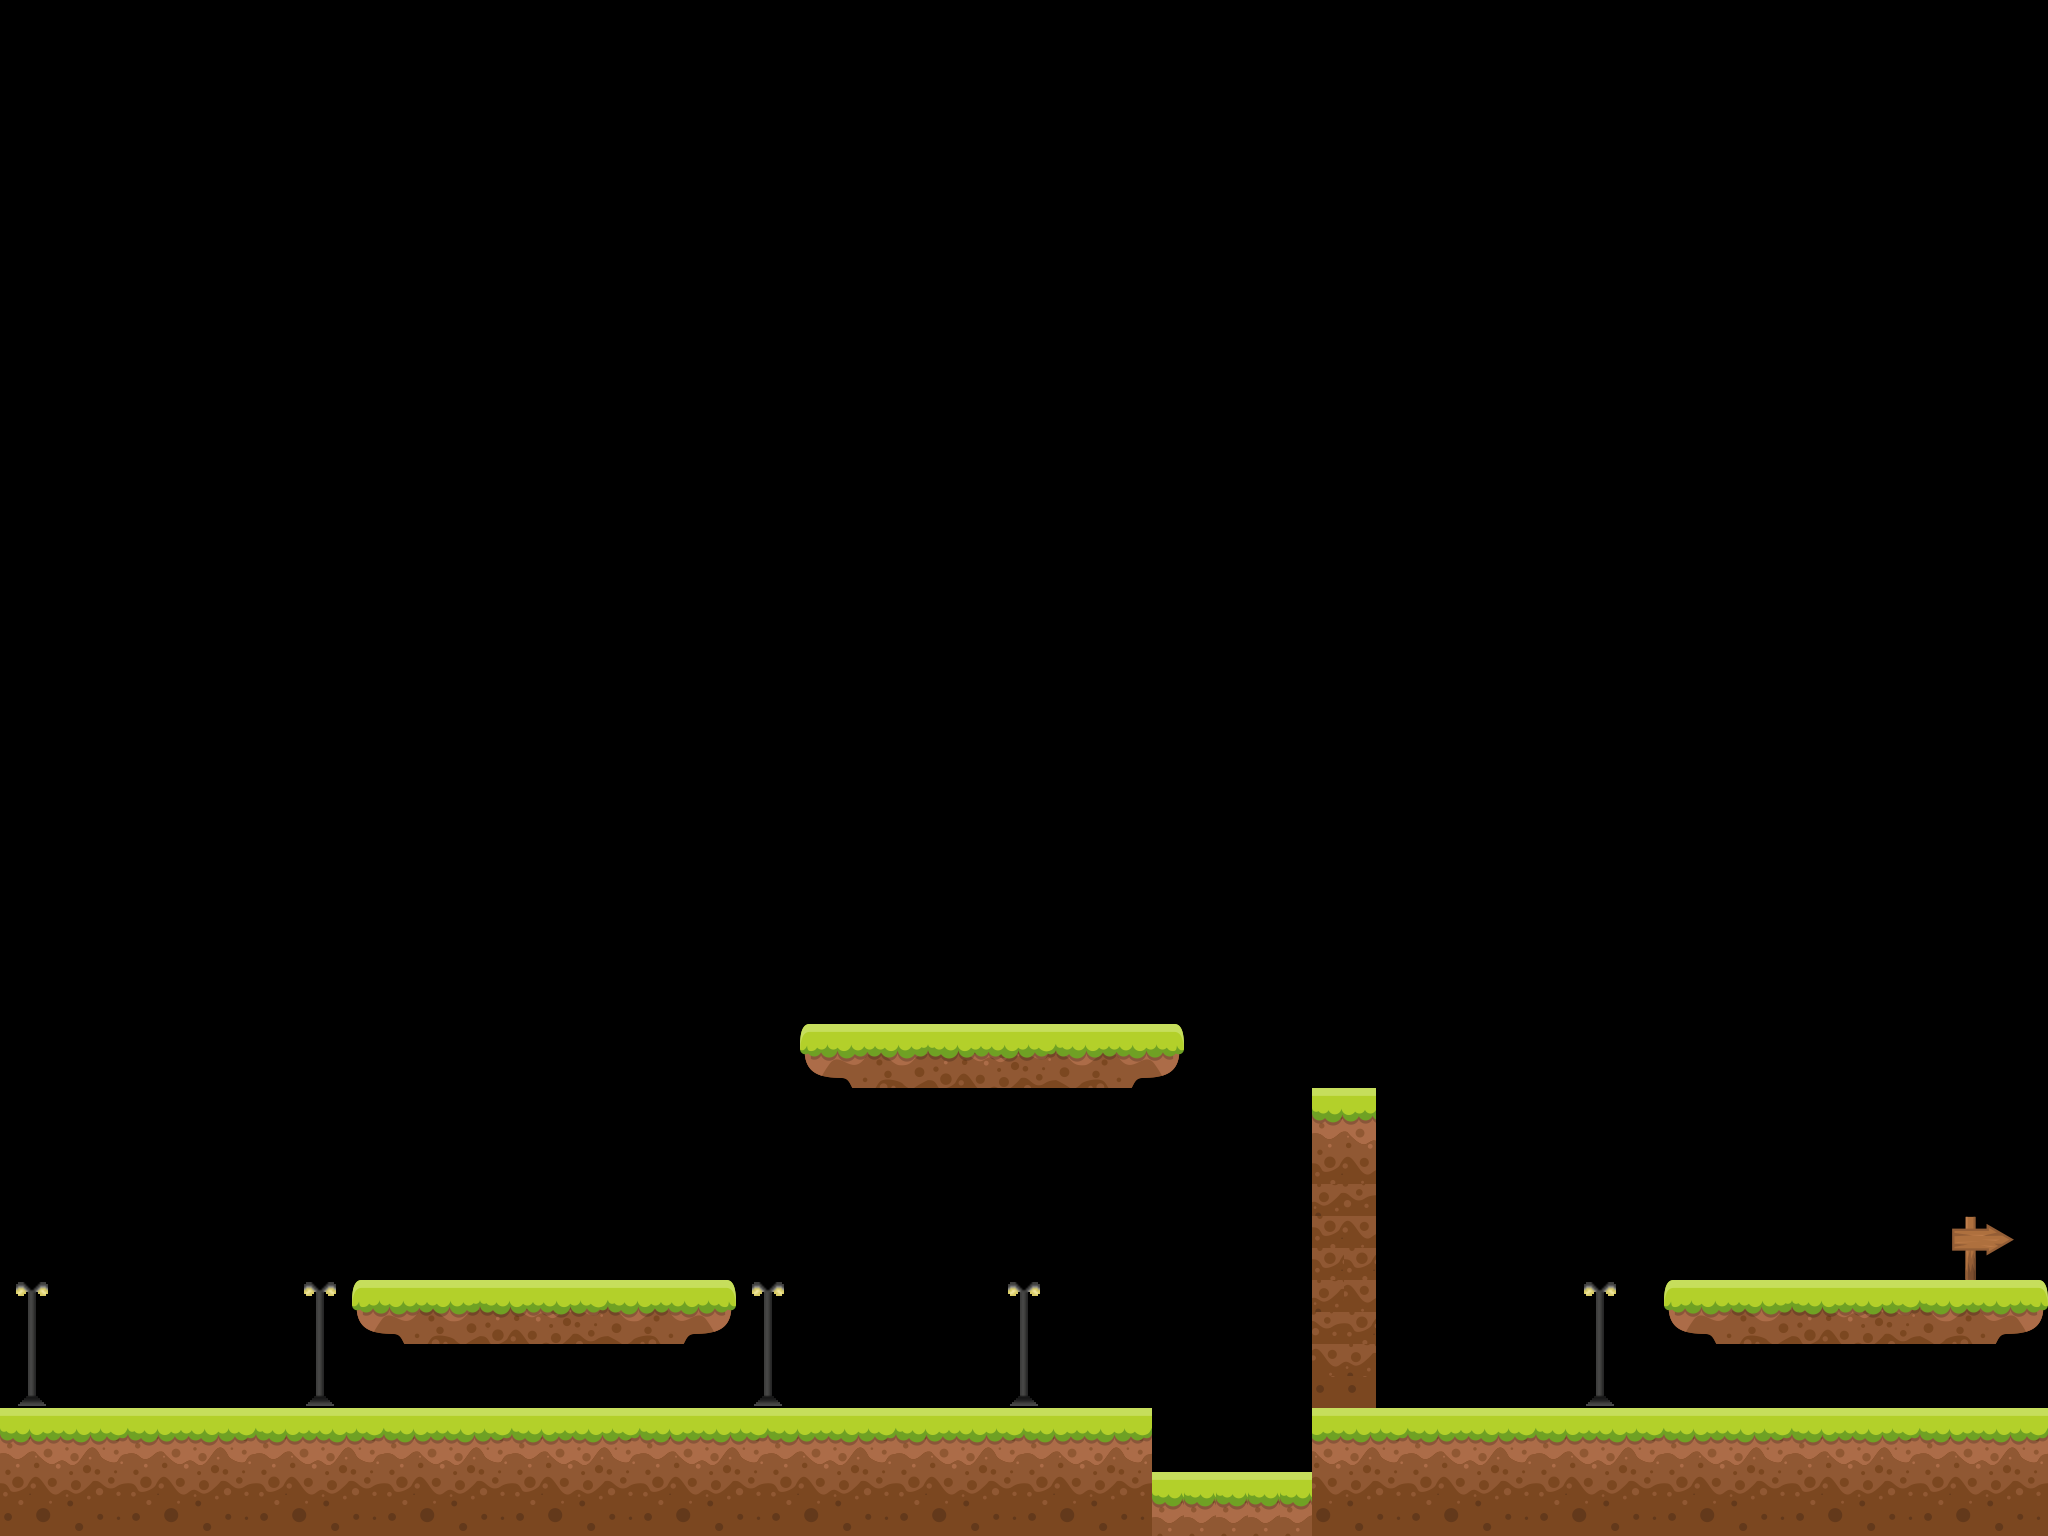

This is a level from a 2D game, rendered from its Tiled map with the project's own tilesets. A one-line summary and the map file follow, with tile-layer data summarised:
An orthogonal 64x48 tile map with 32x32 px tiles, 1 tile layer (Tile Layer 1), 10 tilesets and 26 objects (6x platform, 3x ground, exit).

<map version="1.0" orientation="orthogonal" renderorder="left-up" width="64" height="48" tilewidth="32" tileheight="32" nextobjectid="58">
 <tileset firstgid="1" name="terrain" tilewidth="32" tileheight="32" tilecount="16" columns="4">
  <image source="Tiles/2.png" width="128" height="128" />
 </tileset>
 <tileset firstgid="17" name="terrain2" tilewidth="32" tileheight="32" tilecount="8" columns="4">
  <image source="Tiles/13.png" width="128" height="93" />
 </tileset>
 <tileset firstgid="25" name="terrain3" tilewidth="32" tileheight="32" tilecount="8" columns="4">
  <image source="Tiles/14.png" width="128" height="93" />
 </tileset>
 <tileset firstgid="33" name="terrain4" tilewidth="32" tileheight="32" tilecount="8" columns="4">
  <image source="Tiles/15.png" width="128" height="93" />
 </tileset>
 <tileset firstgid="41" name="coins" tilewidth="64" tileheight="64" tilecount="64" columns="8">
  <image source="../sprites/coinsheet.png" width="512" height="512" />
 </tileset>
 <tileset firstgid="105" name="exit" tilewidth="62" tileheight="64" tilecount="1" columns="1">
  <image source="Object/Sign_2.png" width="62" height="64" />
 </tileset>
 <tileset firstgid="106" name="street-light" tilewidth="32" tileheight="32" tilecount="8" columns="2">
  <image source="Object/street-light.png" width="64" height="128" />
 </tileset>
 <tileset firstgid="114" name="water" tilewidth="32" tileheight="32" tilecount="12" columns="4">
  <image source="Tiles/17.png" width="128" height="99" />
 </tileset>
 <tileset firstgid="126" name="saw" tilewidth="96" tileheight="96" tilecount="1" columns="1">
  <image source="Object/saw.png" width="96" height="96" />
 </tileset>
 <tileset firstgid="127" name="big saw" tilewidth="128" tileheight="128" tilecount="1" columns="1">
  <image source="Object/big saw.png" width="128" height="128" />
 </tileset>
 <imagelayer name="Background Image" offsetx="0" offsety="-320">
  <image source="Sky/Sky 1 v2.jpg" width="6051" height="2371" />
 </imagelayer>
 <objectgroup name="saw">
  <object id="52" gid="127" x="1169" y="1536" width="128" height="128" />
 </objectgroup>
 <layer name="Tile Layer 1" width="64" height="48">
  <data>[3072 cells, 379 non-empty, 49 distinct tile ids]</data>
 </layer>
 <objectgroup name="collision">
  <object id="5" name="ground" type="ground" x="0" y="1408" width="1152" height="128" />
  <object id="6" name="platform" type="platform" x="352" y="1280" width="384" height="64" />
  <object id="7" name="platform" type="platform" x="800" y="1024" width="384" height="64" />
  <object id="8" name="platform" type="platform" x="1664" y="1280" width="384" height="64" />
  <object id="27" name="ground" type="ground" x="1312" y="1088" width="64" height="322" />
  <object id="40" name="gound" type="ground" x="1312" y="1408" width="735" height="128" />
  <object id="55" name="platform" x="384" y="1312" width="320" height="32" />
  <object id="56" name="platform" x="832" y="1056" width="320" height="32" />
  <object id="57" name="platform" x="1696" y="1312" width="320" height="32" />
 </objectgroup>
 <objectgroup color="#000100" name="coins">
  <object id="11" gid="75" x="416" y="1280" width="64" height="64" />
  <object id="12" gid="75" x="608" y="1280" width="64" height="64" />
  <object id="14" gid="75" x="960" y="1024" width="64" height="64" />
  <object id="15" gid="75" x="1088" y="1024" width="64" height="64" />
  <object id="16" gid="75" x="1376" y="1280" width="64" height="64" />
  <object id="17" gid="75" x="1504" y="1280" width="64" height="64" />
  <object id="18" gid="75" x="1440" y="1408" width="64" height="64" />
  <object id="19" gid="75" x="1824" y="1408" width="64" height="64" />
  <object id="28" gid="73" x="1248" y="1376" width="64" height="64" />
  <object id="29" gid="73" x="1248" y="1280" width="64" height="64" />
  <object id="30" gid="73" x="1248" y="1184" width="64" height="64" />
  <object id="31" gid="73" x="1216" y="1056" width="64" height="64" />
  <object id="41" gid="75" x="832" y="1024" width="64" height="64" />
 </objectgroup>
 <objectgroup name="exit">
  <object id="26" name="exit" gid="105" x="1952" y="1280" width="62" height="64" />
 </objectgroup>
 <objectgroup name="life item" />
 <objectgroup name="zoom out">
  <object id="53" x="768" y="768" width="32" height="640" />
 </objectgroup>
 <objectgroup name="zoom in">
  <object id="54" x="1632" y="768" width="32" height="640" />
 </objectgroup>
 <objectgroup name="key" />
</map>
